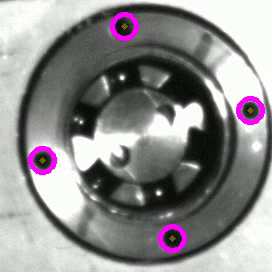
#> input picture frame 18 of video.avi, 272 x 272 px, given in place of video1.avi, which was not available
$ python rotor.py
#> lines starting #> are read from the running program, lines starting #| are printed output that depends on the picture; after the words box and inside, x2 and y2 are one past the last pixel; in counts of white or black regions, pixels touching at a corner belong together; pictures that were not available may be replaced by others from this repository, and a replacement may not be noted
import sys
import cv2 as cv
import numpy as np
from matplotlib.pyplot import pause
import matplotlib.pyplot as plt
from time import time
import math

cap = cv.VideoCapture("D:\\diplom\\v2.3gp")
cap = cv.VideoCapture("D:\\diplom\\python scripts\\video1.avi")
frame_rate = cap.get(cv.CAP_PROP_FPS)

radius_coeff_down = 0.05
radius_coeff_up = 0.11


def dist(p1, p2):
    dx = int(p1[0]) - int(p2[0])
    dy = int(p1[1]) - int(p2[1])
    return np.sqrt(dx ** 2 + dy ** 2)


def dot(v1, v2):
    return v1[0] * v2[0] + v1[1] * v2[1]


def vec_coord(p1, p2):
    return [p2[0] - p1[0], p2[1] - p1[1]]


def obj_border(diff):
    mask = diff > 25
    vertical_indices = np.where(np.any(mask, axis=1))[0]
    top = vertical_indices[0]
    bottom = vertical_indices[-1]

    horizontal_indices = np.where(np.any(mask, axis=0))[0]
    left = horizontal_indices[0]
    right = horizontal_indices[-1]
    return (top, bottom), (left, right)


def search_motion_element_diff():
    res1, src1 = cap.read()
#> src1 is the input picture: shape (272, 272, 3); mean B, G, R 142, 140, 143
    gray1 = cv.cvtColor(src1, cv.COLOR_BGR2GRAY)
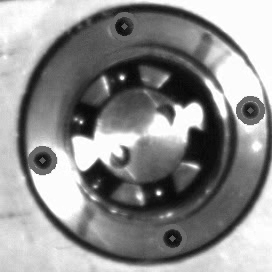
#> gray1: shape (272, 272); min 7, max 255, mean 141.1
    res2, src2 = cap.read()
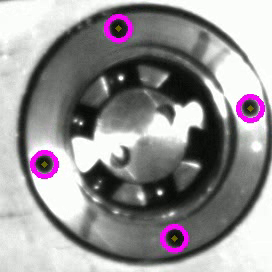
#> input picture frame 19 of video.avi, 272 x 272 px, given in place of video1.avi, which was not available
#> src2 is the input picture: shape (272, 272, 3); mean B, G, R 147.5, 145.6, 148.6
    gray2 = cv.cvtColor(src2, cv.COLOR_BGR2GRAY)
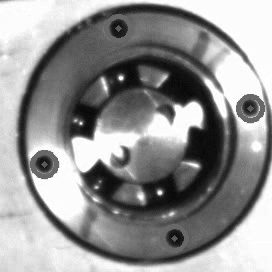
#> gray2: shape (272, 272); min 5, max 255, mean 146.7
    diff = cv.absdiff(gray1, gray2)
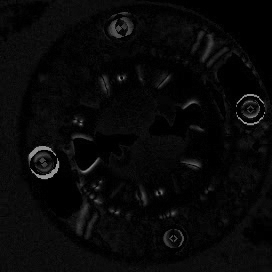
#> diff: shape (272, 272); min 0, max 157, mean 8.5
    vert, hor = obj_border(diff)
#> in obj_border, `mask = diff > 25`:
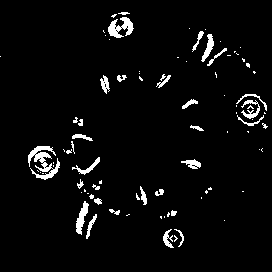
#> mask: shape (272, 272) bool; 4.1% white; 87 white regions (57 under 20 px), largest, box (x1, y1, x2, y2) and area: (28, 146, 60, 180) 486, (108, 17, 134, 38) 297, (76, 201, 89, 235) 203
#> in obj_border, `vertical_indices = np.where(np.any(mask, axis=1))[0]`: vertical_indices = 232 values from 12 to 247
#> in obj_border, `top = vertical_indices[0]`: top = 12
#> in obj_border, `bottom = vertical_indices[-1]`: bottom = 247
#> in obj_border, `horizontal_indices = np.where(np.any(mask, axis=0))[0]`: horizontal_indices = 224 values from 0 to 267
#> in obj_border, `left = horizontal_indices[0]`: left = 0
#> in obj_border, `right = horizontal_indices[-1]`: right = 267
#> vert = (12, 247); hor = (0, 267)
    vert_len = math.fabs(vert[1] - vert[0])
#> vert_len = 235
    hor_len = math.fabs(hor[1] - hor[0])
#> hor_len = 267
    if vert_len > hor_len:
        radius = vert_len / 2
    else:
        radius = hor_len / 2
#> radius = 133.5
    center_x = (hor[1] + hor[0]) / 2
#> center_x = 133.5
    center_y = (vert[1] + vert[0]) / 2
#> center_y = 129.5
#> `center, radius = search_motion_element_diff()`: center = [133, 129]; radius = 146
    possible_error = 1.1
    return [int(center_x), int(center_y)], int(radius * possible_error)


def search_motion_element_hough():
    center_radius = []
    for i in range(5):
        res, src = cap.read()
        gray = cv.cvtColor(src, cv.COLOR_BGR2GRAY)
        rows = gray.shape[0]
        # TODO задавать как-то эти параметры
        circles = cv.HoughCircles(gray, cv.HOUGH_GRADIENT, 1, rows / 16,
                                  param1=10, param2=50,
                                  minRadius=120, maxRadius=150)
        if circles is not None:
            circles = np.uint16(np.around(circles))
            for i in circles[0, :]:
                center_radius.append([i[0], i[1], i[2]])
                cv.circle(src, (int(i[0]), int(i[1])), i[2], (0, 100, 100), 3)
    center_radius.sort()
    return [center_radius[2][0], center_radius[2][1]], center_radius[2][2]


def search_motion_center(cut_center, cut_radius):
#> called with cut_radius = 146
    shift_x = cut_center[0] - cut_radius
#> shift_x = -13
    shift_y = cut_center[1] - cut_radius
#> shift_y = -17
    crop_center_rad = int(cut_radius * 0.4)
#> crop_center_rad = 58
    for i in range(5):
        res, src = cap.read()
        src[cut_center[1] - crop_center_rad:cut_center[1] + crop_center_rad,
        cut_center[0] - crop_center_rad:cut_center[0] + crop_center_rad] = (255, 255, 255)
        src_cropped = src[shift_y:shift_y + 2 * cut_radius, shift_x:shift_x + 2 * cut_radius]
        gray = cv.cvtColor(src_cropped, cv.COLOR_BGR2GRAY)
        rows = gray.shape[0]
        circles = cv.HoughCircles(gray, cv.HOUGH_GRADIENT, 1, rows / 16,
                                  param1=100, param2=17,
                                  minRadius=int(cut_radius * radius_coeff_down),
                                  maxRadius=int(cut_radius * radius_coeff_up))
        if len(circles[0, :]) != 4:
            continue
        else:
            circles = np.uint16(np.around(circles))
            circles = circles[0, :]
            max_dist = 0
            point = 0
            for j in range(1, 4):
                cur_dist = dist(circles[0], circles[j])
                if cur_dist > max_dist:
                    max_dist = cur_dist
                    point = j
            break
#> this loop made 1 pass
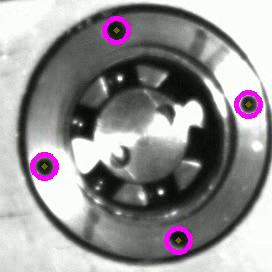
#> input picture frame 20 of video.avi, 272 x 272 px, given in place of video1.avi, which was not available
#> after the loop:
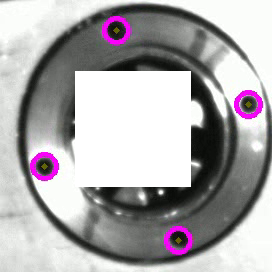
#> src: shape (272, 272, 3); mean B, G, R 172.4, 169.9, 173.2
    center_x = int((circles[0][0] + circles[point][0]) / 2) + shift_x
    center_y = int((circles[0][1] + circles[point][1]) / 2) + shift_y
    return [center_x, center_y], int(max_dist / 2)


center, radius = search_motion_element_diff()
#> (the run stopped early here; a loop or call above may not have finished)

$ run again, starting later in the video
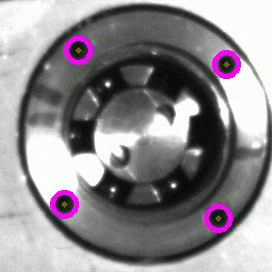
#> input picture frame 83 of video.avi, 272 x 272 px, given in place of video1.avi, which was not available
#> in search_motion_element_diff, src1 is the input picture: shape (272, 272, 3); mean B, G, R 140.6, 138.7, 141.7
#> in obj_border, `mask = diff > 25`:
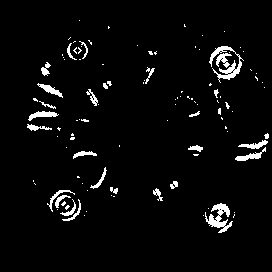
#> mask: shape (272, 272) bool; 3.9% white; 107 white regions (79 under 20 px), largest, box (x1, y1, x2, y2) and area: (209, 46, 244, 83) 377, (205, 203, 233, 233) 365, (28, 111, 59, 121) 145
#> vertical_indices = 195 values from 20 to 232
#> top = 20
#> bottom = 232
#> horizontal_indices = 208 values from 27 to 268
#> left = 27
#> right = 268
#> vert = (20, 232); hor = (27, 268)
#> vert_len = 212
#> hor_len = 241
#> in search_motion_element_diff, `radius = hor_len / 2`: radius = 120.5
#> center_x = 147.5
#> center_y = 126
#> `center, radius = search_motion_element_diff()`: center = [147, 126]; radius = 132
#> shift_x = 15
#> shift_y = -6
#> crop_center_rad = 52
#> after the loop in search_motion_center, `for i in range(5):`:
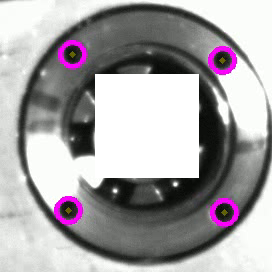
#> src: shape (272, 272, 3); mean B, G, R 165.2, 162.9, 166.2

$ run again, starting later in the video
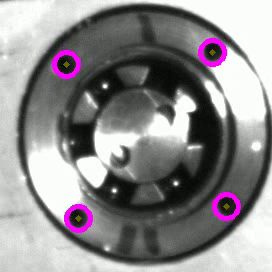
#> input picture frame 148 of video.avi, 272 x 272 px, given in place of video1.avi, which was not available
#> in search_motion_element_diff, src1 is the input picture: shape (272, 272, 3); mean B, G, R 140.5, 138.5, 141.5
#> in obj_border, `mask = diff > 25`:
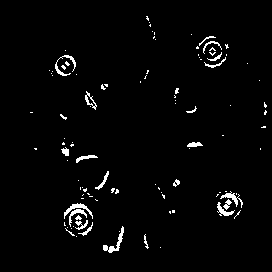
#> mask: shape (272, 272) bool; 2.4% white in thin lines or dots, all inside (x1, y1, x2, y2) = (30, 16, 267, 253)
#> vertical_indices = 202 values from 16 to 252
#> top = 16
#> bottom = 252
#> horizontal_indices = 173 values from 30 to 266
#> left = 30
#> right = 266
#> vert = (16, 252); hor = (30, 266)
#> vert_len = 236
#> in search_motion_element_diff, `radius = hor_len / 2`: radius = 118
#> in search_motion_element_diff, `center_x = (hor[1] + hor[0]) / 2`: center_x = 148
#> in search_motion_element_diff, `center_y = (vert[1] + vert[0]) / 2`: center_y = 134
#> `center, radius = search_motion_element_diff()`: center = [148, 134]; radius = 129
#> in search_motion_center, `shift_x = cut_center[0] - cut_radius`: shift_x = 19
#> in search_motion_center, `shift_y = cut_center[1] - cut_radius`: shift_y = 5
#> in search_motion_center, `crop_center_rad = int(cut_radius * 0.4)`: crop_center_rad = 51
#> the loop in search_motion_center, `for i in range(5):` made 1 pass
#> circles on pass 1: [[190, 44, 8], [212, 198, 11], [42, 64, 9], [60, 216, 13]]
#> in search_motion_center, `center_x = int((circles[0][0] + circles[point][0]) / 2) + shift_x`: center_x = 144
#> in search_motion_center, `center_y = int((circles[0][1] + circles[point][1]) / 2) + shift_y`: center_y = 135
#> motion_center = [144, 135]; motion_radius = 107
#> `crop_center_rad = int(radius * 0.4)`: crop_center_rad = 51
#> `circles = cv.HoughCircles(gray, cv.HOUGH_GRADIENT, 1, rows / 16, param..`: circles = [[218.5, 193.5, 11.1], [66.5, 213.5, 12.2], [194.5, 40.5, 8.4], [45.5, 61.5, 9]]
#> first_circle_x = 233.5
#> first_circle_y = 199.5
#> area_size = 64.5
#> `shift_x = int(first_circle_x - area_size)`: shift_x = 169
#> `shift_y = int(first_circle_y - area_size)`: shift_y = 135
#> `gray = cv.cvtColor(src_cropped, cv.COLOR_BGR2GRAY)`:
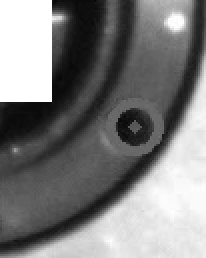
#> gray: shape (129, 103) (shown 2 times larger); min 7, max 255, mean 124.9
#> `circles = cv.HoughCircles(gray, cv.HOUGH_GRADIENT, 1, rows / 16, param..`: circles = [[66.5, 63.5, 9]]
#> circle_center_x = 235.5
#> circle_center_y = 198.5
#> circle_center = (235, 198)
#> `shift_x = (circle_center_x - area_size)`: shift_x = 171
#> `shift_y = (circle_center_y - area_size)`: shift_y = 134
#> vec_len = 110.7
#> vec1 = [91, 63]
#> vec2 = [107, 0]
#> angle_cos = 0.822
